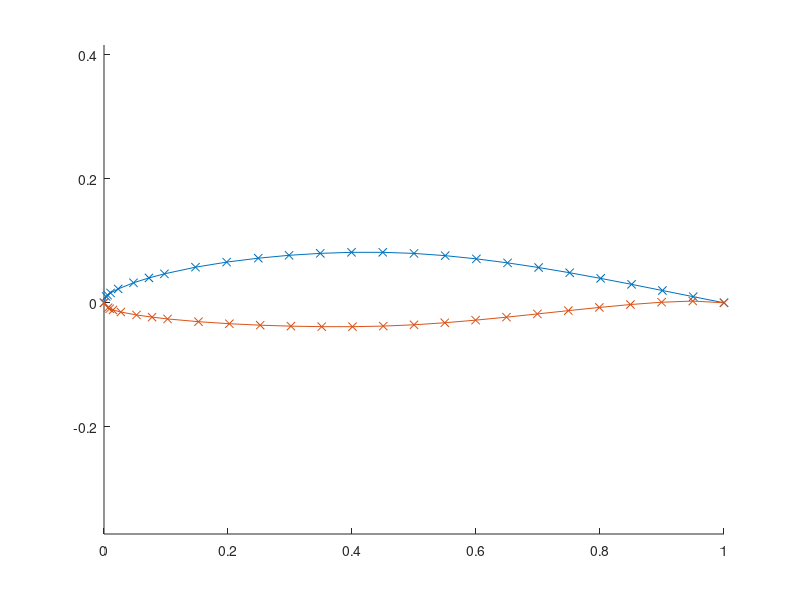

Here is the MATLAB script that generated this plot: (Note: this script raises an error after producing the figure.)

airfoilcoords.top = [1.00000     0.00000;
0.95033     0.00986;
0.90066     0.01979;
0.85090     0.02974;
0.80103     0.03935;
0.75107     0.04847;
0.70101     0.05686;
0.65086     0.06440;
0.60064     0.07085;
0.55035     0.07602;
0.50000     0.07963;
0.44962     0.08139;
0.39923     0.08139;
0.34884     0.07971;
0.29846     0.07658;
0.24881     0.07193;
0.19781     0.06562;
0.14757     0.05741;
0.09746     0.04672;
0.07247     0.04010;
0.04757     0.03227;
0.02283     0.02234;
0.01059     0.01588;
0.00580     0.01236;
0.00347     0.01010;
0.00000     0.00000];

airfoilcoords.bottom = [ 0 0;
0.00653     -0.00810;
0.00920     -0.00956;
0.01441     -0.01160;
0.02717     -0.01490;
0.05243     -0.01963;
0.07753     -0.02314;
0.10254     -0.02604;
0.15243     -0.03049;
0.20219     -0.03378;
0.25189     -0.03613;
0.30154     -0.03770;
0.35116     -0.03851;
0.40077     -0.03855;
0.45038     -0.03759;
0.50000     -0.03551;
0.54965     -0.03222;
0.59936     -0.02801;
0.64914     -0.02320;
0.69899     -0.01798;
0.74893     -0.01267;
0.79897     -0.00751;
0.84910     -0.00282;
0.89934     0.00089;
0.94967     0.00278;
1.00000     0.00000];


x_frontspar = 0.1;
x_rearspar = 0.75;

k = x_rearspar - x_frontspar;


figure
hold on
plot(airfoilcoords.top(:,1),airfoilcoords.top(:,2),'-x')
plot(airfoilcoords.bottom(:,1),airfoilcoords.bottom(:,2),'-x')
axis equal

topfit = fit(airfoilcoords.top(:,1),airfoilcoords.top(:,2),'smoothingspline')
bottomfit = fit(airfoilcoords.bottom(:,1),airfoilcoords.bottom(:,2),['smoothingspline'])

plot(topfit)
plot(bottomfit)

x_range = linspace(x_frontspar,x_rearspar);
x_points = [x_range flip(x_range)];

y_points = [topfit(x_range)' bottomfit(flip(x_range))'];

fuel_tank = polyshape(x_points,y_points);
plot(fuel_tank)


t_c_frontspar = topfit(x_frontspar) - bottomfit(x_frontspar)
t_c_rearspar = topfit(x_rearspar) - bottomfit(x_rearspar)

plot([x_frontspar, x_frontspar],[topfit(x_frontspar),bottomfit(x_frontspar)],'linewidth',5);
plot([x_rearspar, x_rearspar],[topfit(x_rearspar),bottomfit(x_rearspar)],'linewidth',5);

span = 9.8062;

syms y
croot = 1.9556;
ctip = 0.5601;
c(y) = (((2*(ctip-croot))/(span))*y) + croot;


rib1 = span * 0.3/2;  
rib2 = span * 0.95/2;

area = fuel_tank.area;

raw_vol = double(2*int(c^2*area, rib1, rib2))

corrected_vol = raw_vol*0.8 %need reference
